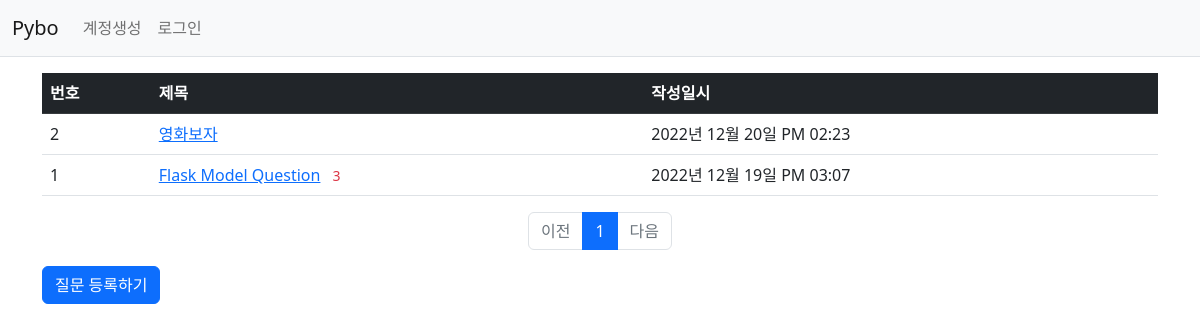
Page /question/list/ on the committed database.
### pybo/models.py (models this page shows)
class Question(db.Model) :
    id = db.Column(db.Integer, primary_key=True)  # Integer + primary_key -> auto increment 자동 적용됨
    subject = db.Column(db.String(200), nullable=False)
    content = db.Column(db.Text(), nullable=False)
    create_date = db.Column(db.DateTime(), nullable=False)

### pybo/views/question_views.py (the view)
@bp.route('/list/')
def _list() :
    page = request.args.get('page', type=int, default=1)  # 페이지
    question_list = Question.query.order_by(Question.create_date.desc())
    question_list = question_list.paginate(page=page, per_page=10)
    return render_template('question/question_list.html', question_list = question_list)

### pybo/filter.py (called while the page is built)
def format_datetime(value, fmt='%Y년 %m월 %d일 %p %I:%M'):
    return value.strftime(fmt)

### pybo/views/auth_views.py (called while the page is built)
@bp.before_app_request  # 가장 먼저 실행이 되는 어노테이션
def load_logged_in_user() :
    user_id = session.get('user_id')
    if user_id is None :
        g.user = None
    else:
        g.user = User.query.get(user_id)

### pybo/templates/question/question_list.html
{% extends 'base.html' %}
{% block content %}
<div class="container my-3">
    <table class="table">
        <thead>
        <tr class="table-dark">
            <th>번호</th>
            <th>제목</th>
            <th>작성일시</th>
        </tr>
        </thead>
        <tbody>
{% if question_list %}
        {% for question in question_list.items %}
        <tr>
            <td>{{question_list.total - ((question_list.page - 1) * question_list.per_page) - loop.index0}}</td>
            <td >
                <a href="{{ url_for('question.detail', question_id = question.id) }}">{{ question.subject }}</a>
                {% if question.answer_set|length>0 %}
                <span class="text-danger small mx-2">{{ question.answer_set|length }}</span>
                {% endif %}
            </td>
            <td>{{question.create_date | datetime}}</td>
        </tr>
        {% endfor %}
{% else %}
    <tr>
        <td colspan="3">질문이 없습니다.</td>
    </tr>
{% endif %}
        </tbody>
    </table>
    <ul class="pagination justify-content-center">
        {% if question_list.has_prev %}
        <li class="page-item">
            <a class="page-link" href="?page={{ question_list.prev_num }}">이전</a>
        </li>
        {% else %}
        <li class="page-item disabled">
            <a class="page-link" tabindex="-1" aria-disabled="true" href="javascript:void(0)">이전</a>
        </li>
        {% endif %}
        {% for page_num in question_list.iter_pages() %}
        {% if page_num %}
        {% if page_num != question_list.page %}
        <li class="page-item">
            <a class="page-link" href="?page={{ page_num }}">{{ page_num }}</a>
        </li>
        {% else %}
        <li class="page-item active" aria-current="page">
            <a class="page-link" href="javascript:void(0)">{{ page_num }}</a>
        </li>
        {% endif %}
        {% else %}
        <li class="disabled">
            <a class="page-link" href="javascript:void(0)">...</a>
        </li>
        {% endif %}
        {% endfor %}
        {% if question_list.has_next %}
        <li class="page-item">
            <a class="page-link" href="?page={{ question_list.next_num }}">다음</a>
        </li>
        {% else %}
        <li class="page-item disabled">
            <a class="page-link" tabindex="-1" aria-disabled="true" href="javascript:void(0)">다음</a>
        </li>
        {% endif %}
    </ul>
    <a href="{{url_for('question.create')}}" class="btn btn-primary">질문 등록하기</a>
</div>
{% endblock %}

### rows in the picture
Question: total "2", subject "영화보자", create_date "2022년 12월 20일 PM 02:23"
Question: total "1", subject "Flask Model Question", answer_set|length "3", create_date "2022년 12월 19일 PM 03:07"

### other values in the picture
{{ page_num }} "1"
